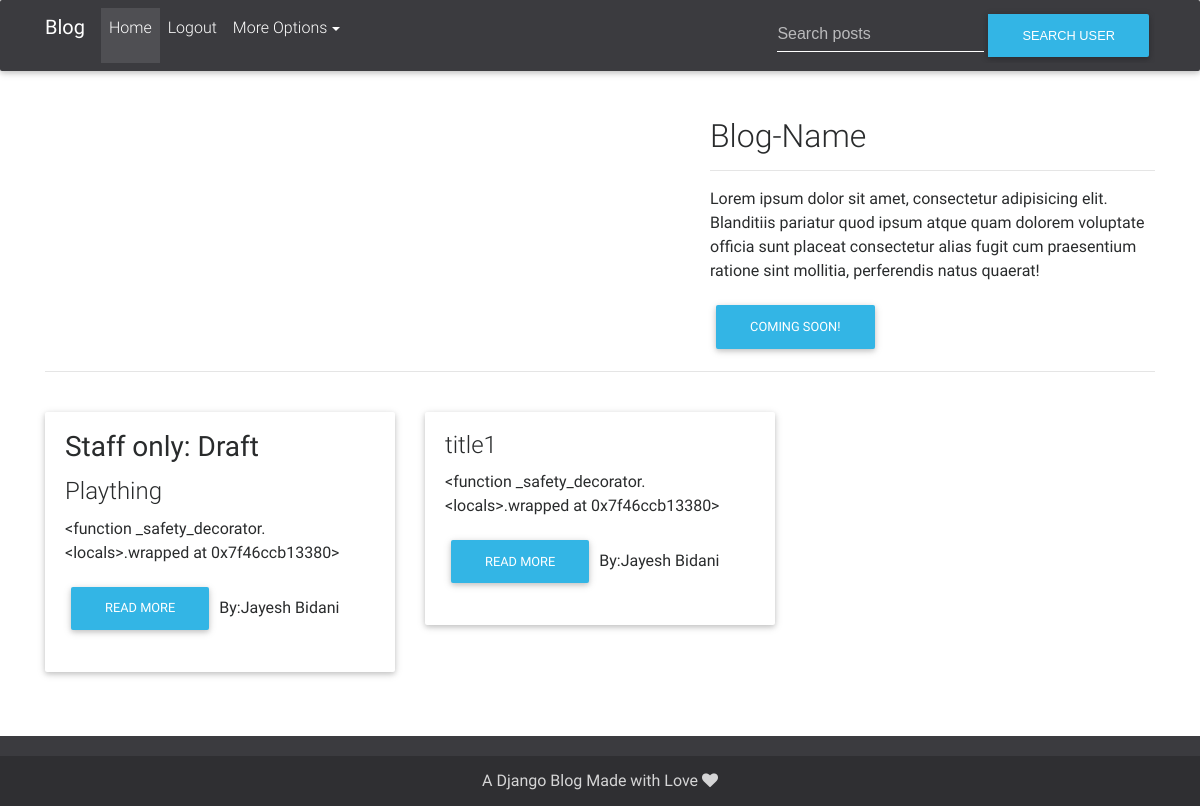
/ (signed in), run on the app's committed database.
### posts/models.py (models this page shows, shortened)
class Post(models.Model):
    user = models.ForeignKey(settings.AUTH_USER_MODEL, default=1)
    title = models.CharField(max_length=120)
    slug = models.SlugField(unique=True)
    image = models.CharField(max_length=1000)
    content = models.TextField()
    draft = models.BooleanField(default=False)
    publish = models.DateField(auto_now=False, auto_now_add=False)
    read_time =  models.IntegerField(default=0) # models.TimeField(null=True, blank=True) #assume minutes
    updated = models.DateTimeField(auto_now=True, auto_now_add=False)
    timestamp = models.DateTimeField(auto_now=False, auto_now_add=True)
    objects = PostManager()
    def get_absolute_url(self):
        return reverse("posts:detail", kwargs={"slug": self.slug})
    class Meta:
        ordering = ["-timestamp", "-updated"]
    def get_markdown(self):
        content = self.content
        markdown_text = markdown(content)
        return mark_safe(markdown_text)

### posts/views.py (the view, shortened to what this page needs)
# urls.py: url(r'^$', post_list, name='list'),
def post_list(request):
	today = timezone.now().date()
	queryset_list = Post.objects.active() #.order_by("-timestamp")
	if request.user.is_staff or request.user.is_superuser:
		queryset_list = Post.objects.all()
	query = request.GET.get("q")
	paginator = Paginator(queryset_list, 3) # Show 25 contacts per page
	page_request_var = "page"
	page = request.GET.get(page_request_var)
	try:
		queryset = paginator.page(page)
	except PageNotAnInteger:
		queryset = paginator.page(1)
	except EmptyPage:
		queryset = paginator.page(paginator.num_pages)
	context = {
		"object_list": queryset,
		"title": "List",
		"page_request_var": page_request_var,
		"today": today,
	}
	return render(request, "index.html", context)

### posts/models.py (called while the page is built)
    def active(self, *args, **kwargs):
        return super(PostManager, self).filter(draft=False).filter(publish__lte=timezone.now())

### templates/index.html (shortened to what this page needs)
{% extends "base_1.html" %}
{% block content %}
        <div class="container">
            <div class="row wow fadeIn" data-wow-delay="0.2s">
                <div class="col-lg-7">
                    <br>
                </div>
                <div class="col-lg-5">
                    <h2 class="h2-responsive">Blog-Name</h2>
                    <hr>
                    <p>Lorem ipsum dolor sit amet, consectetur adipisicing elit. Blanditiis pariatur quod ipsum atque quam dolorem voluptate officia sunt placeat consectetur alias fugit cum praesentium ratione sint mollitia, perferendis natus quaerat!</p>
                    <a href="" class="btn btn-info">Coming Soon!</a>
                </div>
            </div>
            <hr class="extra-margins">
            <div class="row">
                {% for obj in object_list %}
                <div class="col-lg-4">
                    <div class="card wow fadeIn" data-wow-delay="0.4s">
                        <div class="card-block">
                            {% if obj.draft %}<h3>Staff only: Draft</h3>{% endif %} {% if obj.publish > today %}<h3>Staff Only: Future Post</h3>{% endif %}
                            <h4 class="card-title">{{ obj.title }}</h4>
                            <p class="card-text">{{ obj.get_markdown|truncatechars_html:120 }}</p>
                            <a href="{{ obj.get_absolute_url }}" class="btn btn-info">Read more</a> By:{{ obj.user.get_full_name }}</p>
                        </div>
                    </div>
                </div>
                {% endfor %}
                <br/>
{% endblock content %}

### templates/base_1.html (shortened to what this page needs)
{% load staticfiles %}
<!DOCTYPE html>
<html lang="en">
<head>
    <link rel="stylesheet" href="https://maxcdn.bootstrapcdn.com/font-awesome/4.6.0/css/font-awesome.min.css">
    <link href='{% static "css/bootstrap.min.css" %}' rel="stylesheet">
    <link href='{% static "css/mdb.min.css" %}' rel="stylesheet">
</head>
<body>
    <header>
        <nav class="navbar navbar-toggleable-md navbar-dark">
            <div class="container">
                <a class="navbar-brand" href="#">
                    <strong>Blog</strong>
                </a>
                <div class="collapse navbar-collapse" id="navbarNav1">
                    <ul class="navbar-nav mr-auto">
                        <li class="nav-item active">
                            <a class="nav-link" href='{% url "posts:list" %}'>Home <span class="sr-only">(current)</span></a>
                        </li>
                        {% if not request.user.is_authenticated %}
                        <li class="nav-item">
                            <a class="nav-link" href='{% url "register" %}'>Register</a>
                        </li>
                        <li class="nav-item">
                            <a class="nav-link" href='{% url "login" %}'>Login</a>
                        </li>
                        {% else %}
                         <li class="nav-item">
                            <a class="nav-link" href='{% url "logout" %}'>Logout</a>
                        </li>
                        {% endif %}
                        {% if request.user.is_superuser %}
                        <li class="nav-item dropdown btn-group">
                            <a class="nav-link dropdown-toggle" id="dropdownMenu1" data-toggle="dropdown" aria-haspopup="true" aria-expanded="false">More Options</a>
                        </li>
                        {% endif %}
                    </ul>
                    <form method='GET' action='' class="form-inline waves-effect waves-light">
                        <input class='form-control' type='text' name='q' placeholder='Search posts' value='{{ request.GET.q }}'/>
                        <span class='input-group-btn'>
                    <button class='btn btn-info'  type='submit'>Search User</button>
                </span>
                    </form>
                </div>
            </div>
        </nav>
    </header>
    <main>
    {% block content %}
    {% endblock content %}
    </main>
    <footer class="page-footer center-on-small-only">
        <div class="footer-copyright">
            <div class="container-fluid">
                A Django Blog Made with Love <i class="fa fa-heart" aria-hidden="true"></i>
            </div>
        </div>
    </footer>
</body>
</html>

### templates/base_1.html (style rules this page uses)
main { padding-top: 3rem; padding-bottom: 2rem; }
.extra-margins { margin-top: 1rem; margin-bottom: 2.5rem; }
.navbar { background-color: #3b3b3f; }
footer.page-footer { background-color: #3b3b3f; margin-top: 2rem; }

### data on the page
Post: draft "Staff only: Draft", title "Plaything", get_markdown "<function _safety_decorator.<locals>.wrapped at 0x7f46ccb13380>", user.get_full_name "Jayesh Bidani"
Post: title "title1", get_markdown "<function _safety_decorator.<locals>.wrapped at 0x7f46ccb13380>", user.get_full_name "Jayesh Bidani"
